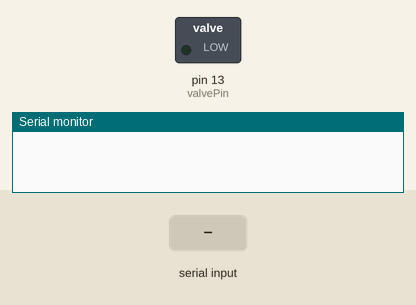
Recording of a sketch running on a simulated Arduino Uno, built with avr-gcc and run on an emulated ATmega328P. Parts: switched loads named in the sketch (green lamp = pin HIGH), the last lines printed to the serial monitor. The test bench sets the inputs (shaded band).

Above: at 1.2 s.
1.3 s: "g" received over Serial
At 2.5 s:
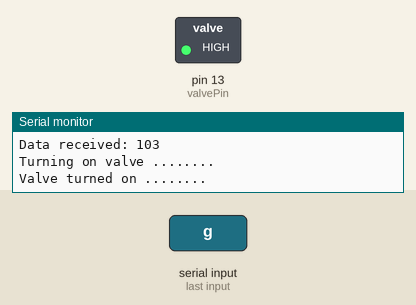
2.8 s: "s" received over Serial
At 3.8 s:
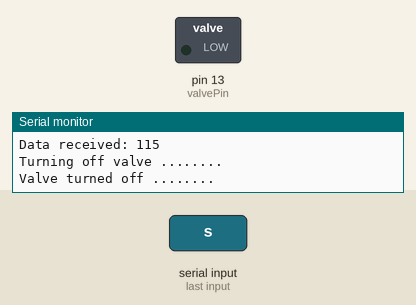
Timing chart, 0 to 5.8 s (numbered marks = the images above; inputs shaded):
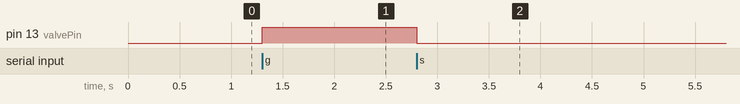

Measured:
- after the input at 1.3 s, pin 13 (valvePin): LOW → HIGH at once
- after the input at 2.8 s, pin 13 (valvePin): HIGH → LOW at once

The sketch:

receiver_node.ino
```cpp
// Slave Receiver Node

#define valvePin 13                        // Valve Pin

int data = -1;
bool valveOn = false;								       // Valve off by default

void setup()
{
    Serial.begin(9600);
    pinMode(valvePin, OUTPUT);
  	digitalWrite(valvePin, LOW);           // Valve off by default
}

void loop()
{
    if(Serial.available() > 0 )                             // Check receiver buffer
    {
        data = Serial.read();                 		          // Read receiver buffer
        Serial.print("Data received: ");
        Serial.println(data);

        if(data == 103 & !valveOn){
            Serial.println("Turning on valve ........");
          	digitalWrite(valvePin, HIGH);                   // Turn on valve
          	valveOn = true;
          	Serial.println("Valve turned on ........");
        }

        if(data == 115 & valveOn){
            Serial.println("Turning off valve ........");
          	digitalWrite(valvePin, LOW);					          // Turn off valve
          	valveOn = false;
          	Serial.println("Valve turned off ........");
        }
    }
}
```
